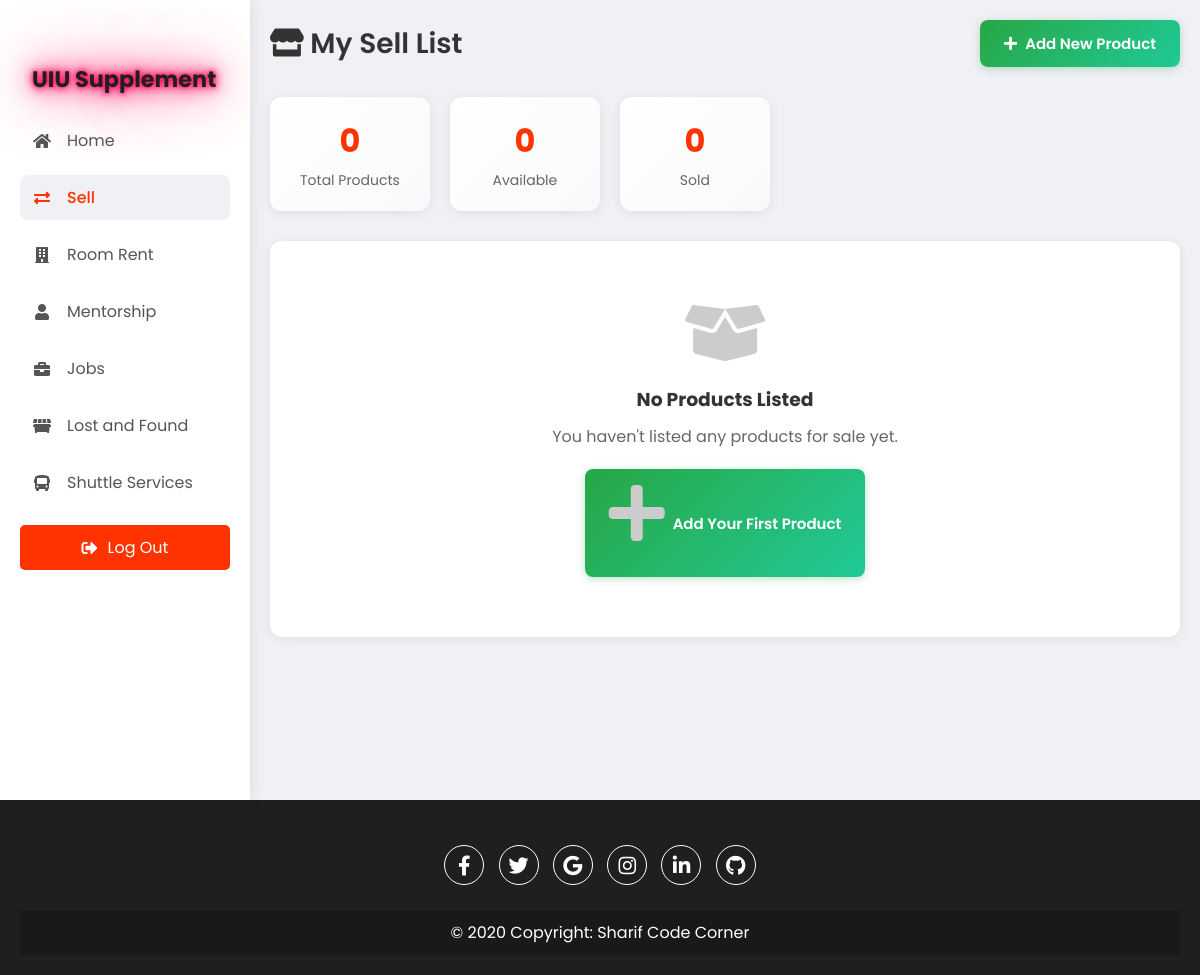
/myselllist.php (signed in), run on an earlier commit of the app's database.
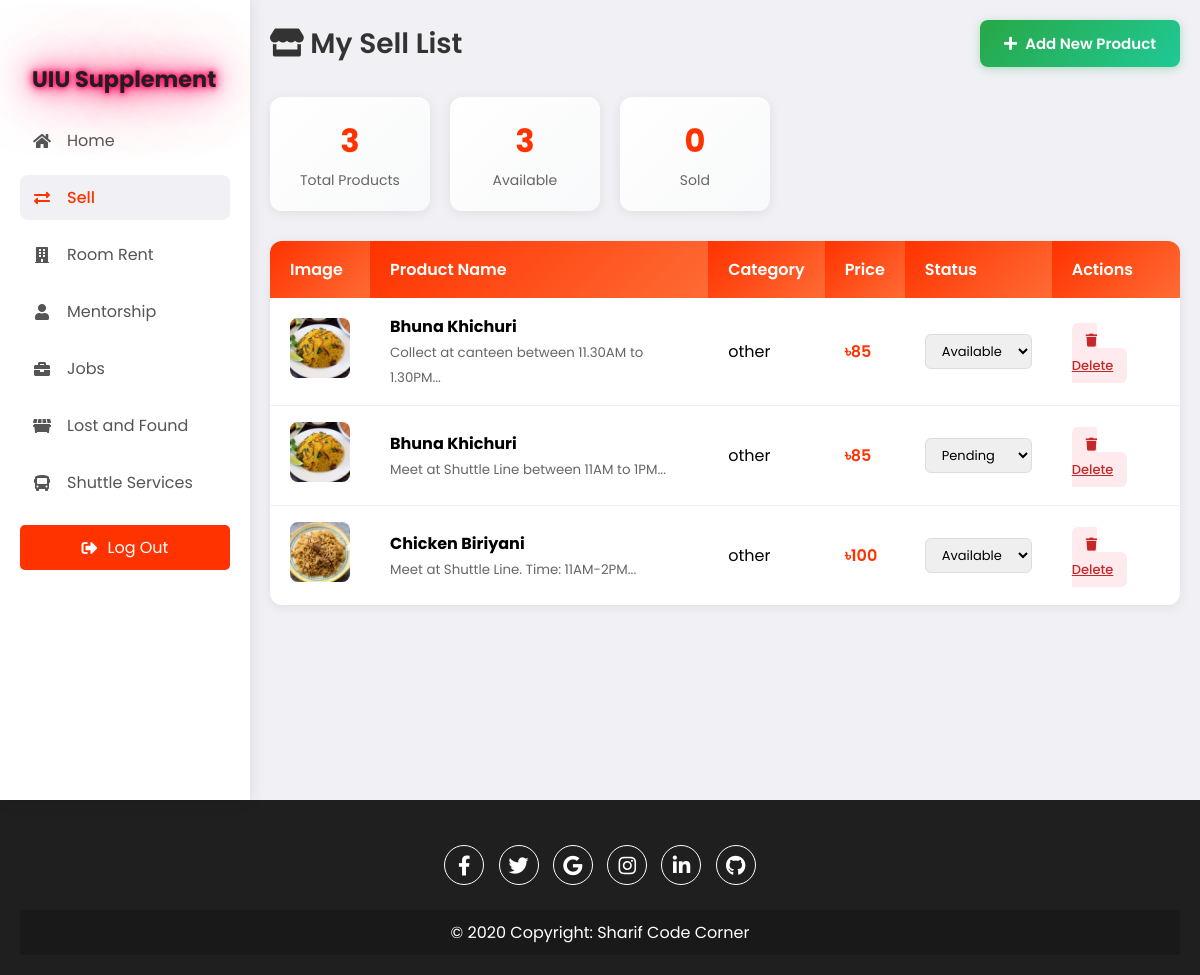
And on a later commit of the database.
### tables this page shows
CREATE TABLE `products` (
  `id` int(11) NOT NULL,
  `product_name` varchar(255) NOT NULL,
  `category` varchar(100) DEFAULT NULL,
  `price` decimal(10,2) DEFAULT NULL,
  `description` text DEFAULT NULL,
  `image_path` varchar(255) NOT NULL,
  `bargain_price` decimal(10,2) DEFAULT NULL,
  `user_id` int(11) DEFAULT NULL,
  `status` enum('available','sold','pending') DEFAULT 'available',
  `created_at` timestamp NOT NULL DEFAULT current_timestamp(),
  `updated_at` timestamp NOT NULL DEFAULT current_timestamp() ON UPDATE current_timestamp(),
  `view_count` int(11) DEFAULT 0,
  `bargain_count` int(11) DEFAULT 0
);

### myselllist.php (the view, shortened to what this page needs)
<?php
$conn = getDbConnection();
$userId = $_SESSION['user_id'];
$stmt = $conn->prepare("SELECT id, product_name, category, price, description, image_path, status FROM products WHERE user_id = ? ORDER BY id DESC");
$stmt->bind_param("i", $userId);
$stmt->execute();
$products = $stmt->get_result();
?>
<!DOCTYPE html>
<html lang="en">
<head>
    <link rel="stylesheet" href="https://cdnjs.cloudflare.com/ajax/libs/font-awesome/5.15.4/css/all.min.css" />
    <link rel="stylesheet" href="assets/css/index.css" />
</head>
<body>
    <div class="container">
        <nav>
            <ul>
                <li><a href="uiusupplementhomepage.php" class="logo">
                        <h1 class="styled-title">UIU Supplement</h1>
                    </a></li>
                <li><a href="uiusupplementhomepage.php">
                        <i class="fas fa-home"></i>
                        <span class="nav-item">Home</span>
                    </a></li>
                <li><a href="SellAndExchange.php" class="active">
                        <i class="fas fa-exchange-alt"></i>
                        <span class="nav-item">Sell</span>
                    </a></li>
                <li><a href="availablerooms.php">
                        <i class="fas fa-building"></i>
                        <span class="nav-item">Room Rent</span>
                    </a></li>
                <li><a href="browsementors.php">
                        <i class="fas fa-user"></i>
                        <span class="nav-item">Mentorship</span>
                    </a></li>
                <li><a href="parttimejob.php">
                        <i class="fas fa-briefcase"></i>
                        <span class="nav-item">Jobs</span>
                    </a></li>
                <li><a href="lostandfound.php">
                        <i class="fas fa-dumpster"></i>
                        <span class="nav-item">Lost and Found</span>
                    </a></li>
                <li><a href="shuttle_tracking_system.php">
                        <i class="fas fa-bus"></i>
                        <span class="nav-item">Shuttle Services</span>
                    </a></li>
            </ul>
            <a href="uiusupplementlogin.html" class="logout-btn">
                <i class="fas fa-sign-out-alt"></i> Log Out
            </a>
        </nav>
        <section class="main">
            <div class="page-header">
                <h1 class="page-title"><i class="fas fa-store"></i> My Sell List</h1>
                <a href="add-product.php" class="add-product-btn">
                    <i class="fas fa-plus"></i> Add New Product
                </a>
            </div>
            <?php
            $totalProducts = $products->num_rows;
            $soldCount = 0;
            $availableCount = 0;
            $productsList = [];
            while ($row = $products->fetch_assoc()) {
                $productsList[] = $row;
                if (isset($row['status']) && $row['status'] == 'sold') {
                    $soldCount++;
                } else {
                    $availableCount++;
                }
            }
            ?>
            <div class="stats-bar">
                <div class="stat-card">
                    <div class="number"><?php echo $totalProducts; ?></div>
                    <div class="label">Total Products</div>
                </div>
                <div class="stat-card">
                    <div class="number"><?php echo $availableCount; ?></div>
                    <div class="label">Available</div>
                </div>
                <div class="stat-card">
                    <div class="number"><?php echo $soldCount; ?></div>
                    <div class="label">Sold</div>
                </div>
            </div>
            <?php if (count($productsList) > 0): ?>
                <table class="product-table">
                    <thead>
                        <tr>
                            <th>Image</th>
                            <th>Product Name</th>
                            <th>Category</th>
                            <th>Price</th>
                            <th>Status</th>
                            <th>Actions</th>
                        </tr>
                    </thead>
                    <tbody>
                        <?php foreach ($productsList as $product): ?>
                            <tr>
                                <td>
                                    <img src="<?php echo htmlspecialchars($product['image_path'] ?? 'https://via.placeholder.com/60'); ?>"
                                         alt="Product" class="product-img">
                                </td>
                                <td>
                                    <strong><?php echo htmlspecialchars($product['product_name']); ?></strong>
                                    <br><small style="color: #666;"><?php echo htmlspecialchars(substr($product['description'] ?? '', 0, 50)); ?>...</small>
                                </td>
                                <td><?php echo htmlspecialchars($product['category'] ?? 'N/A'); ?></td>
                                <td class="price-tag">৳<?php echo number_format($product['price'] ?? 0); ?></td>
                                <td>
                                    <form method="POST" style="display: inline;">
                                        <select name="status" class="status-select" onchange="this.form.submit()">
                                            <option value="available" <?php echo ($product['status'] ?? '') == 'available' ? 'selected' : ''; ?>>Available</option>
                                            <option value="pending" <?php echo ($product['status'] ?? '') == 'pending' ? 'selected' : ''; ?>>Pending</option>
                                        </select>
                                    </form>
                                </td>
                                <td>
                                    <a href="myselllist.php?delete=<?php echo $product['id']; ?>"
                                       class="action-btn btn-delete"
                                       onclick="return confirm('Are you sure you want to delete this product?');">
                                        <i class="fas fa-trash"></i> Delete
                                    </a>
                                </td>
                            </tr>
                        <?php endforeach; ?>
                    </tbody>
                </table>
            <?php else: ?>
                <div class="empty-state">
                    <i class="fas fa-box-open"></i>
                    <h3>No Products Listed</h3>
                    <p>You haven't listed any products for sale yet.</p>
                    <a href="add-product.php" class="add-product-btn">
                        <i class="fas fa-plus"></i> Add Your First Product
                    </a>
                </div>
            <?php endif; ?>
        </section>
    </div>
    <footer class="footer">
        <div class="social-icons">
            <a href="https://www.facebook.com/sharif.me2018"><i class="fab fa-facebook-f"></i></a>
            <a href="#"><i class="fab fa-twitter"></i></a>
            <a href="#"><i class="fab fa-google"></i></a>
            <a href="https://www.instagram.com/shariful_islam10"><i class="fab fa-instagram"></i></a>
            <a href="#"><i class="fab fa-linkedin-in"></i></a>
            <a href="https://www.github.com/sharif2023"><i class="fab fa-github"></i></a>
        </div>
        <div class="copyright">
            &copy; 2020 Copyright: <a href="https://www.youtube.com/@SHARIFsCODECORNER">Sharif Code Corner</a>
        </div>
    </footer>
</body>
</html>

### assets/css/index.css (style rules this page uses)
* { margin: 0; padding: 0; box-sizing: border-box; font-family: "Poppins", sans-serif; }
body { margin: 0; font-family: Arial, sans-serif; display: flex; flex-direction: column; min-height: 100vh; background-color: #f0f0f5; }
.container { display: flex; min-height: 100vh; position: relative; }
nav { width: 100%; max-width: 250px; background-color: #fff; padding: 20px; height: 100vh; max-height: 100vh; overflow-y: auto; box-shadow: 0 0 15px rgba(0, 0, 0, 0.1); position: fixed; top: 0; left: 0; transition: top 0.3s ease-in-out; z-index: 1000; }
.styled-title { font-size: 1.4rem; color: #1F1F1F; font-weight: 700; text-shadow: 0 0 5px #ff005e, 0 0 10px #ff005e, 0 0 20px #ff005e, 0 0 40px #ff005e, 0 0 80px #ff005e; animation: glow 1.5s infinite alternate; }
nav ul { list-style-type: none; padding-top: 20px; padding-left: 0; margin: 0; }
nav ul li { margin: 12px 0; }
nav ul li a { color: #555; font-size: 16px; display: flex; align-items: center; padding: 10px 12px; text-decoration: none; border-radius: 8px; transition: all 0.2s ease; }
nav ul li a i { width: 20px; text-align: center; font-size: 16px; }
nav ul li a.active { background-color: #f0f0f5; color: #FF3300; font-weight: 500; }
nav ul li a .nav-item { margin-left: 15px; }
.logout-btn { background-color: #FF3300; color: white; padding: 10px 20px; text-align: center; border-radius: 5px; display: flex; justify-content: center; align-items: center; font-size: 16px; margin-top: 20px; cursor: pointer; text-decoration: none; }
.logout-btn i { margin-right: 10px; }
.main { flex: 1; margin-left: 250px; padding: 40px; }
.add-product-btn, .add-listing-btn, .add-mentor-btn { background: linear-gradient(135deg, #28a745 0%, #20c997 100%); color: white; padding: 12px 24px; border: none; border-radius: 8px; cursor: pointer; font-weight: 600; font-size: 15px; text-decoration: none; display: inline-flex; align-items: center; gap: 8px; transition: all 0.3s ease; box-shadow: 0 2px 8px rgba(40, 167, 69, 0.3); }
.footer { background-color: #1F1F1F; color: white; text-align: center; padding: 20px; width: 100%; position: relative; }
.social-icons { margin: 20px 0; }
.social-icons a { display: inline-block; width: 40px; height: 40px; line-height: 40px; margin: 5px; background-color: transparent; color: white; border: 1px solid white; border-radius: 50%; text-align: center; text-decoration: none; font-size: 20px; }
.copyright { background-color: rgba(0, 0, 0, 0.2); padding: 10px; margin-top: 10px; }
.copyright a { color: white; text-decoration: none; }
@media (max-width: 1200px) { .main { padding: 20px; } }

### myselllist.php (style rules this page uses)
.page-header { display: flex; justify-content: space-between; align-items: center; margin-bottom: 30px; }
.page-title { font-size: 28px; font-weight: 600; color: #333; }
.stats-bar { display: flex; gap: 20px; margin-bottom: 30px; }
.stat-card { background: linear-gradient(135deg, #fff 0%, #f8f9fa 100%); padding: 20px 30px; border-radius: 12px; box-shadow: 0 2px 12px rgba(0, 0, 0, 0.08); text-align: center; min-width: 150px; }
.stat-card .number { font-size: 32px; font-weight: 700; color: #FF3300; }
.stat-card .label { font-size: 14px; color: #666; margin-top: 5px; }
.product-table { width: 100%; border-collapse: separate; border-spacing: 0; background: white; border-radius: 12px; overflow: hidden; box-shadow: 0 2px 12px rgba(0, 0, 0, 0.08); }
.product-table th { background: linear-gradient(135deg, #FF3300 0%, #FF6B35 100%); color: white; padding: 16px 20px; font-weight: 600; text-align: left; }
.product-table td { padding: 16px 20px; border-bottom: 1px solid #f0f0f5; vertical-align: middle; }
.product-table tr:last-child td { border-bottom: none; }
.product-img { width: 60px; height: 60px; border-radius: 8px; object-fit: cover; }
.action-btn { padding: 8px 14px; border: none; border-radius: 6px; cursor: pointer; font-size: 13px; font-weight: 500; margin-right: 5px; transition: all 0.2s ease; }
.btn-delete { background-color: #ffebee; color: #c62828; }
.status-select { padding: 6px 12px; border-radius: 6px; border: 1px solid #ddd; font-size: 13px; cursor: pointer; }
.price-tag { font-weight: 600; color: #FF3300; }
.empty-state { text-align: center; padding: 60px 20px; background: white; border-radius: 12px; box-shadow: 0 2px 12px rgba(0, 0, 0, 0.08); }
.empty-state i { font-size: 64px; color: #ccc; margin-bottom: 20px; }
.empty-state h3 { color: #333; margin-bottom: 10px; }
.empty-state p { color: #666; margin-bottom: 20px; }

What changed in the data, as far as the page shows it:
added products: image_path (picture), product_name "Bhuna Khichuri", description "Collect at canteen between 11.30AM to 1.30PM", category "other", price "85", status "Available"
added products: image_path (picture), product_name "Bhuna Khichuri", description "Meet at Shuttle Line between 11AM to 1PM", category "other", price "85", status "Pending"
added products: image_path (picture), product_name "Chicken Biriyani", description "Meet at Shuttle Line. Time: 11AM-2PM", category "other", price "100", status "Available"
Also different on the page:
$totalProducts: "0" → "3"
$availableCount: "0" → "3"
text no longer shown: "No Products Listed You haven't listed any products for sale yet. Add Your First Product"
text now shown: "Image Product Name Category Price Status Actions"
